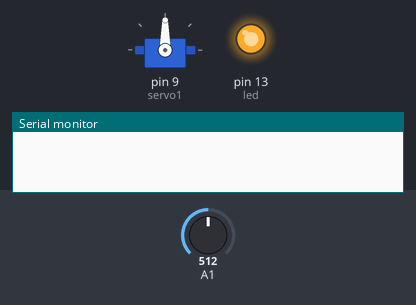
This sketch was run on a simulated Arduino Uno, built with avr-gcc and run on an emulated ATmega328P. Shown: servo, output pins drawn as LEDs (lit = HIGH), the last lines printed to the serial monitor. The test bench sets the inputs (shaded band); at power-on: A1 = 512.

Above: at 0.3 s.
At 1.3 s:
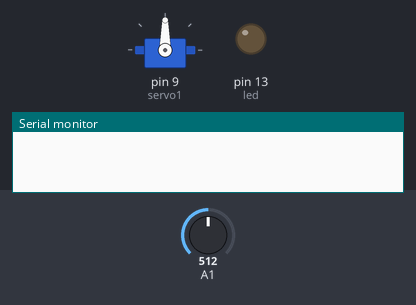
At 18.3 s:
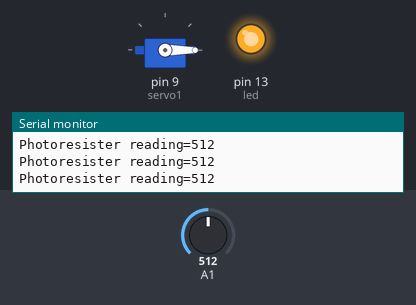
At 37.3 s:
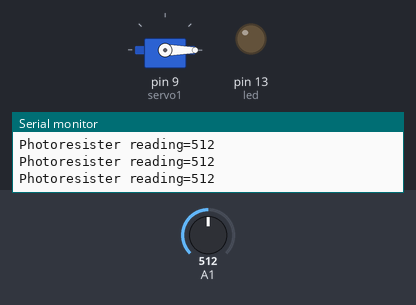
Timing chart, 0 to 38.8 s (numbered marks = the images above):
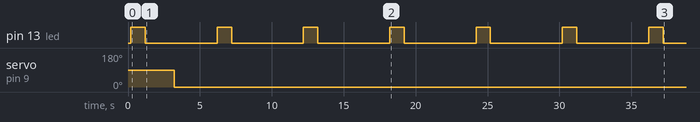

The sketch:

Office_light_trigger.ino
```cpp
///////////////////////////////////////////////////////
// By: Je'aime Powell
// Rev 1 - 9/10/19
//
// Office Light Trigger
//
// Activates servo to wave arm to turn back on the motion
// controlled light
//
// Pin Connections:
// D13 - Intel Galileo LED Pin
// D9 - Servo
// A1 - Photoresistor
///////////////////////////////////////////////////////

#include <Servo.h>
Servo servo1;

int led = 13; // Intel Galileo LED Pin


void setup() {
Serial.begin(9600);
servo1.attach(9); // Servo is connected on D9
delay(200);
// Photoresistor Pin = A1
pinMode(A1,INPUT);
servo1.detach();
pinMode(led,OUTPUT);

}

void loop() {

digitalWrite(led,HIGH);
delay(1000);
digitalWrite(led,LOW);
delay(1000);
Serial.print("Photoresister reading=");
Serial.println(analogRead(A1));
// If the light turns off wave the arm.
if (analogRead(A1) > 70){
     servo1.attach(9);
      delay(1000);
      servo1.write(0);
      servo1.detach();
     }
delay(3000);
}
```

Measured:
- by itself, pin 13 (led): alternates HIGH for 1.0 s and LOW for 5.0 s
- by itself, servo on pin 9 (servo1): 90° → 0° at 3.2 s
